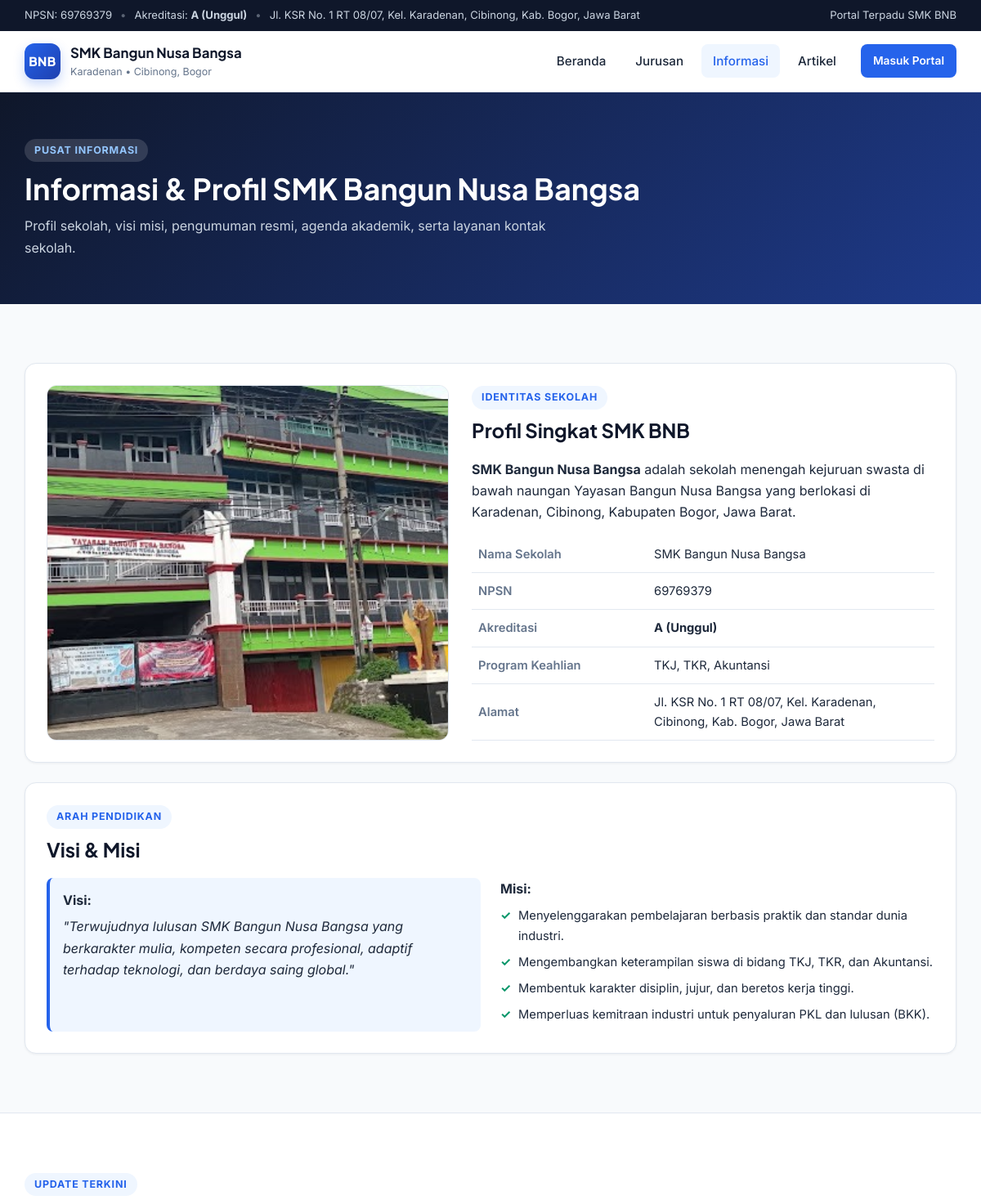
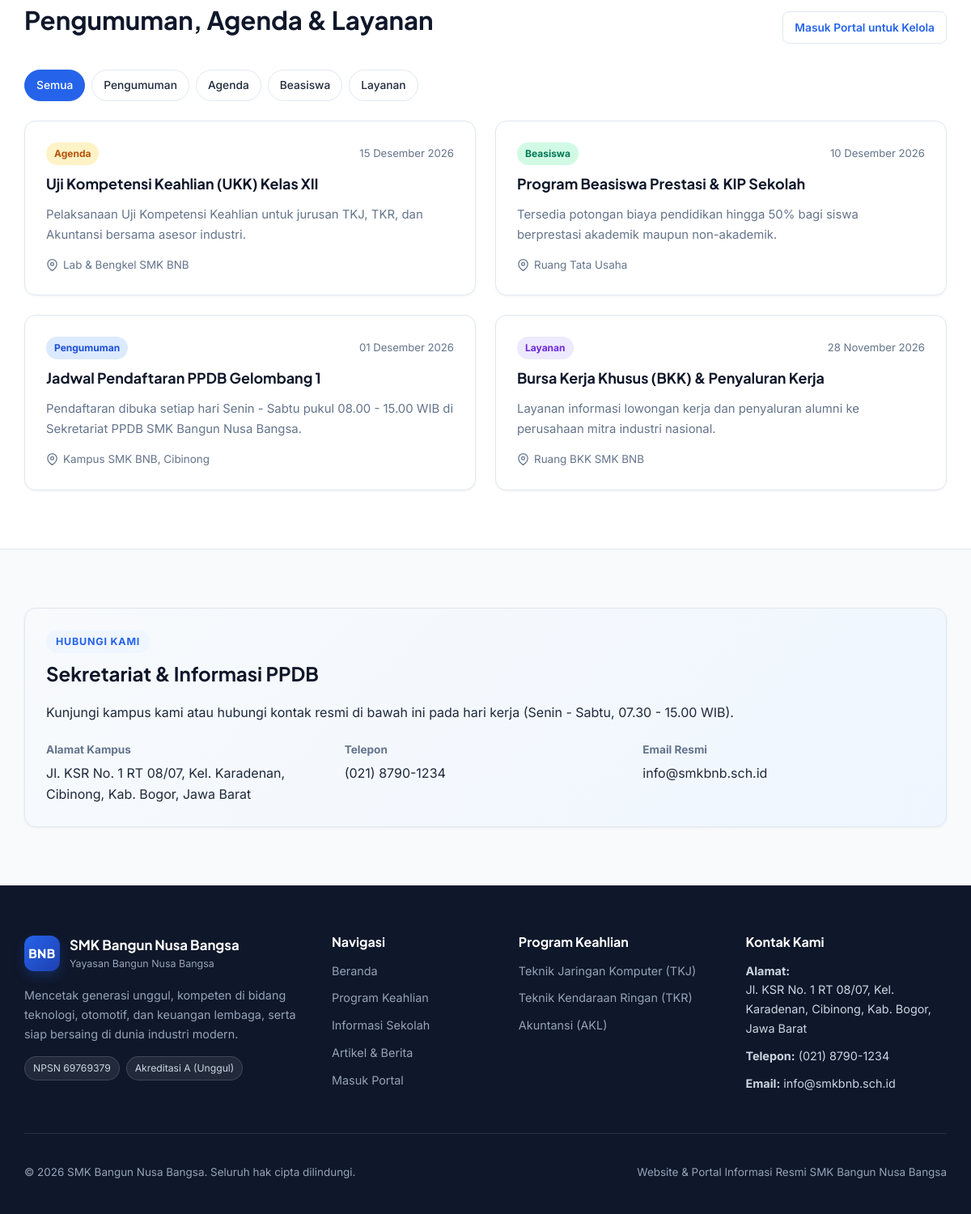
The app's page /informasi.php with its own data (2 pictures, top to bottom).
### tables this page shows
CREATE TABLE IF NOT EXISTS `informasi` (
    `id` INT AUTO_INCREMENT PRIMARY KEY,
    `judul` VARCHAR(200) NOT NULL,
    `kategori` ENUM('Pengumuman', 'Agenda', 'Beasiswa', 'Layanan') DEFAULT 'Pengumuman',
    `isi` TEXT NOT NULL,
    `tanggal` DATE NOT NULL,
    `lokasi` VARCHAR(150) DEFAULT 'SMK Bangun Nusa Bangsa',
    `is_active` TINYINT(1) DEFAULT 1,
    `created_at` TIMESTAMP DEFAULT CURRENT_TIMESTAMP
);

### includes/functions.php (called while the page is built, shortened)
<?php
function e(?string $str): string
{
    return htmlspecialchars($str ?? '', ENT_QUOTES, 'UTF-8');
}
function formatTanggal(string $date): string
{
    $bulan = [
        1 => 'Januari', 'Februari', 'Maret', 'April', 'Mei', 'Juni',
        'Juli', 'Agustus', 'September', 'Oktober', 'November', 'Desember'
    ];
    $ts = strtotime($date);
    $tgl = date('d', $ts);
    $bln = $bulan[(int) date('n', $ts)] ?? '';
    $thn = date('Y', $ts);
    return "$tgl $bln $thn";
}
function isLoggedIn(): bool
{
    return !empty($_SESSION['user_id']);
}

### informasi.php (the view, shortened to what this page needs)
<?php
require_once __DIR__ . '/includes/functions.php';
$pdo = getDB();
$kategoriFilter = $_GET['kategori'] ?? '';
if ($kategoriFilter !== '') {
    $stmt = $pdo->prepare("SELECT * FROM informasi WHERE is_active = 1 AND kategori = ? ORDER BY tanggal DESC, id DESC");
    $stmt->execute([$kategoriFilter]);
    $infoList = $stmt->fetchAll();
} else {
    $infoList = $pdo->query("SELECT * FROM informasi WHERE is_active = 1 ORDER BY tanggal DESC, id DESC")->fetchAll();
}
require_once __DIR__ . '/includes/header.php';
?>
<section class="page-header">
    <div class="container">
        <span class="section-tag">Pusat Informasi</span>
        <h1>Informasi &amp; Profil <?= e(SITE_NAME) ?></h1>
        <p>Profil sekolah, visi misi, pengumuman resmi, agenda akademik, serta layanan kontak sekolah.</p>
    </div>
</section>
<section class="section">
    <div class="container">
        <div class="card school-showcase-card" style="margin-bottom: 24px;">
            <div class="school-showcase-grid">
                <div class="school-showcase-photo">
                    <img src="assets/img/gedung-smkbnb.jpg" alt="Gedung <?= e(SITE_NAME) ?>">
                </div>
                <div>
                    <span class="section-tag">Identitas Sekolah</span>
                    <h2>Profil Singkat <?= e(SITE_SHORT) ?></h2>
                    <p>
                        <strong><?= e(SITE_NAME) ?></strong> adalah sekolah menengah kejuruan swasta di bawah naungan Yayasan Bangun Nusa Bangsa yang berlokasi di Karadenan, Cibinong, Kabupaten Bogor, Jawa Barat.
                    </p>
                    <table class="info-table">
                        <tr><th>Nama Sekolah</th><td><?= e(SITE_NAME) ?></td></tr>
                        <tr><th>NPSN</th><td><?= e(SITE_NPSN) ?></td></tr>
                        <tr><th>Akreditasi</th><td><strong><?= e(SITE_ACCREDITATION) ?></strong></td></tr>
                        <tr><th>Program Keahlian</th><td>TKJ, TKR, Akuntansi</td></tr>
                        <tr><th>Alamat</th><td><?= e(SITE_ADDRESS) ?></td></tr>
                    </table>
                </div>
            </div>
        </div>
        <div class="card">
            <span class="section-tag">Arah Pendidikan</span>
            <h2>Visi &amp; Misi</h2>
            <div class="grid-2" style="margin-top: 12px;">
                <div class="visi-box">
                    <strong>Visi:</strong>
                    <p>"Terwujudnya lulusan SMK Bangun Nusa Bangsa yang berkarakter mulia, kompeten secara profesional, adaptif terhadap teknologi, dan berdaya saing global."</p>
                </div>
                <div>
                    <strong style="display:block;margin-bottom:8px;">Misi:</strong>
                    <ul class="check-list">
                        <li>Menyelenggarakan pembelajaran berbasis praktik dan standar dunia industri.</li>
                        <li>Mengembangkan keterampilan siswa di bidang TKJ, TKR, dan Akuntansi.</li>
                        <li>Membentuk karakter disiplin, jujur, dan beretos kerja tinggi.</li>
                        <li>Memperluas kemitraan industri untuk penyaluran PKL dan lulusan (BKK).</li>
                    </ul>
                </div>
            </div>
        </div>
    </div>
</section>
<section class="section section-alt" id="pengumuman">
    <div class="container">
        <div class="section-header-row">
            <div>
                <span class="section-tag">Update Terkini</span>
                <h2>Pengumuman, Agenda &amp; Layanan</h2>
            </div>
            <?php if (!isLoggedIn()): ?>
                <a href="login.php" class="btn btn-outline btn-sm">Masuk Portal untuk Kelola</a>
            <?php endif; ?>
        </div>
        <div class="filter-pills" style="margin-bottom: 24px;">
            <a href="informasi.php#pengumuman" class="pill <?= $kategoriFilter === '' ? 'active' : '' ?>">Semua</a>
            <?php foreach (['Pengumuman', 'Agenda', 'Beasiswa', 'Layanan'] as $kat): ?>
                <a href="informasi.php?kategori=<?= urlencode($kat) ?>#pengumuman"
                   class="pill <?= $kategoriFilter === $kat ? 'active' : '' ?>">
                    <?= e($kat) ?>
                </a>
            <?php endforeach; ?>
        </div>
        <div class="grid-2">
            <?php if (empty($infoList)): ?>
                <div class="empty-state">Tidak ada informasi untuk kategori ini.</div>
            <?php else: ?>
                <?php foreach ($infoList as $info): ?>
                    <div class="card info-card">
                        <div class="info-meta">
                            <span class="info-category badge-<?= strtolower(e($info['kategori'])) ?>"><?= e($info['kategori']) ?></span>
                            <span class="info-date"><?= formatTanggal($info['tanggal']) ?></span>
                        </div>
                        <h3><?= e($info['judul']) ?></h3>
                        <p><?= nl2br(e($info['isi'])) ?></p>
                        <div class="info-card-footer">
                            <div class="info-location">
                                <svg width="15" height="15" viewBox="0 0 24 24" fill="none" stroke="currentColor" stroke-width="2"><path d="M21 10c0 7-9 13-9 13s-9-6-9-13a9 9 0 0 1 18 0z"/><circle cx="12" cy="10" r="3"/></svg>
                                <?= e($info['lokasi']) ?>
                            </div>
                        </div>
                    </div>
                <?php endforeach; ?>
            <?php endif; ?>
        </div>
    </div>
</section>
<section class="section" id="kontak">
    <div class="container">
        <div class="card contact-card">
            <div>
                <span class="section-tag">Hubungi Kami</span>
                <h2>Sekretariat &amp; Informasi PPDB</h2>
                <p>Kunjungi kampus kami atau hubungi kontak resmi di bawah ini pada hari kerja (Senin - Sabtu, 07.30 - 15.00 WIB).</p>
            </div>
            <div class="contact-grid">
                <div class="contact-item">
                    <strong>Alamat Kampus</strong>
                    <span><?= e(SITE_ADDRESS) ?></span>
                </div>
                <div class="contact-item">
                    <strong>Telepon</strong>
                    <span><?= e(SITE_PHONE) ?></span>
                </div>
                <div class="contact-item">
                    <strong>Email Resmi</strong>
                    <span><?= e(SITE_EMAIL) ?></span>
                </div>
            </div>
        </div>
    </div>
</section>
<?php require_once __DIR__ . '/includes/footer.php'; ?>

### records on screen
informasi: kategori "Agenda", tanggal "15 Desember 2026", judul "Uji Kompetensi Keahlian (UKK) Kelas XII", isi "Pelaksanaan Uji Kompetensi Keahlian untuk jurusan TKJ, TKR, dan Akuntansi bersama asesor industri.", lokasi "Lab & Bengkel SMK BNB"
informasi: kategori "Beasiswa", tanggal "10 Desember 2026", judul "Program Beasiswa Prestasi & KIP Sekolah", isi "Tersedia potongan biaya pendidikan hingga 50% bagi siswa berprestasi akademik maupun non-akademik.", lokasi "Ruang Tata Usaha"
informasi: kategori "Pengumuman", tanggal "01 Desember 2026", judul "Jadwal Pendaftaran PPDB Gelombang 1", isi "Pendaftaran dibuka setiap hari Senin - Sabtu pukul 08.00 - 15.00 WIB di Sekretariat PPDB SMK Bangun Nusa Bangsa.", lokasi "Kampus SMK BNB, Cibinong"
informasi: kategori "Layanan", tanggal "28 November 2026", judul "Bursa Kerja Khusus (BKK) & Penyaluran Kerja", isi "Layanan informasi lowongan kerja dan penyaluran alumni ke perusahaan mitra industri nasional.", lokasi "Ruang BKK SMK BNB"

### other values on screen
SITE_NPSN "69769379"
SITE_ACCREDITATION "A (Unggul)"
SITE_ADDRESS "Jl. KSR No. 1 RT 08/07, Kel. Karadenan, Cibinong, Kab. Bogor, Jawa Barat"
SITE_SHORT "SMK BNB"
SITE_NAME "SMK Bangun Nusa Bangsa"
$kat "Pengumuman"
$kat "Agenda"
$kat "Beasiswa"
$kat "Layanan"
SITE_PHONE "(021) 8790-1234"
SITE_EMAIL "info@smkbnb.sch.id"
